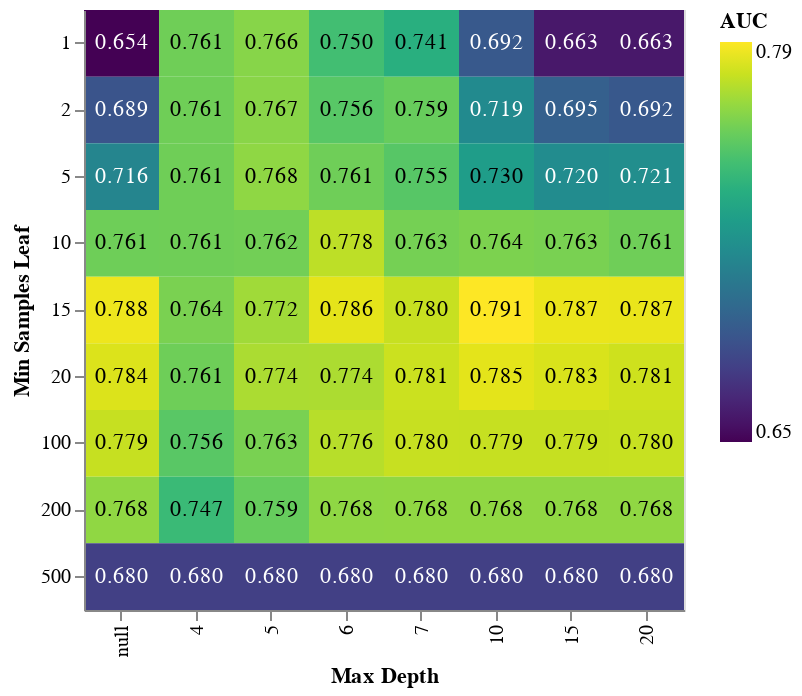

Notebook code cell kept with this figure:
### Code cell
heatmap = (
    alt.Chart(df_scores)
    .mark_rect()
    .encode(
        alt.X("max_depth:O", title="Max Depth"),
        alt.Y("min_samples_leaf:O", title="Min Samples Leaf"),
        alt.Color("auc:Q", title="AUC", scale=alt.Scale(scheme="viridis")),
    )
    .properties(width=300, height=300)
)

text = heatmap.mark_text().encode(
    text=alt.Text("auc:Q", format=".3f"),
    color=alt.condition(
        alt.datum.auc > 0.73,
        alt.value("black"),
        alt.value("white"),
    ),
)

chart = heatmap + text
chart

### Figure 1 — Vega-Lite specification as saved in the notebook (floating-point values rounded to 4 significant figures)
{"config": {"view": {"continuousWidth": 300, "continuousHeight": 300}}, "layer": [{"mark": {"type": "rect"}, "encoding": {"color": {"field": "auc", "scale": {"scheme": "viridis"}, "title": "AUC", "type": "quantitative"}, "x": {"field": "max_depth", "title": "Max Depth", "type": "ordinal"}, "y": {"field": "min_samples_leaf", "title": "Min Samples Leaf", "type": "ordinal"}}}, {"mark": {"type": "text"}, "encoding": {"color": {"condition": {"test": "(datum.auc > 0.73)", "value": "black"}, "value": "white"}, "text": {"field": "auc", "format": ".3f", "type": "quantitative"}, "x": {"field": "max_depth", "title": "Max Depth", "type": "ordinal"}, "y": {"field": "min_samples_leaf", "title": "Min Samples Leaf", "type": "ordinal"}}}], "data": {"name": "data-299433e270eb7a699ef063998229a120"}, "height": 300, "width": 300, "$schema": "https://vega.github.io/schema/vega-lite/v5.20.1.json", "datasets": {"data-299433e270eb7a699ef063998229a120": [{"max_depth": 4, "min_samples_leaf": 1, "auc": 0.7613}, {"max_depth": 4, "min_samples_leaf": 2, "auc": 0.7613}, {"max_depth": 4, "min_samples_leaf": 5, "auc": 0.7613}, {"max_depth": 4, "min_samples_leaf": 10, "auc": 0.7613}, {"max_depth": 4, "min_samples_leaf": 15, "auc": 0.7637}, {"max_depth": 4, "min_samples_leaf": 20, "auc": 0.7609}, {"max_depth": 4, "min_samples_leaf": 100, "auc": 0.7559}, {"max_depth": 4, "min_samples_leaf": 200, "auc": 0.7473}, {"max_depth": 4, "min_samples_leaf": 500, "auc": 0.6798}, {"max_depth": 5, "min_samples_leaf": 1, "auc": 0.7665}, {"max_depth": 5, "min_samples_leaf": 2, "auc": 0.7669}, {"max_depth": 5, "min_samples_leaf": 5, "auc": 0.7682}, {"max_depth": 5, "min_samples_leaf": 10, "auc": 0.7618}, {"max_depth": 5, "min_samples_leaf": 15, "auc": 0.7718}, {"max_depth": 5, "min_samples_leaf": 20, "auc": 0.774}, {"max_depth": 5, "min_samples_leaf": 100, "auc": 0.7634}, {"max_depth": 5, "min_samples_leaf": 200, "auc": 0.7591}, {"max_depth": 5, "min_samples_leaf": 500, "auc": 0.6798}, {"max_depth": 6, "min_samples_leaf": 1, "auc": 0.7496}, {"max_depth": 6, "min_samples_leaf": 2, "auc": 0.7556}, {"max_depth": 6, "min_samples_leaf": 5, "auc": 0.7612}, {"max_depth": 6, "min_samples_leaf": 10, "auc": 0.7775}, {"max_depth": 6, "min_samples_leaf": 15, "auc": 0.7857}, {"max_depth": 6, "min_samples_leaf": 20, "auc": 0.7743}, {"max_depth": 6, "min_samples_leaf": 100, "auc": 0.7764}, {"max_depth": 6, "min_samples_leaf": 200, "auc": 0.7683}, {"max_depth": 6, "min_samples_leaf": 500, "auc": 0.6798}, {"max_depth": 7, "min_samples_leaf": 1, "auc": 0.7405}, {"max_depth": 7, "min_samples_leaf": 2, "auc": 0.7593}, {"max_depth": 7, "min_samples_leaf": 5, "auc": 0.7553}, {"max_depth": 7, "min_samples_leaf": 10, "auc": 0.7626}, {"max_depth": 7, "min_samples_leaf": 15, "auc": 0.7796}, {"max_depth": 7, "min_samples_leaf": 20, "auc": 0.7806}, {"max_depth": 7, "min_samples_leaf": 100, "auc": 0.7796}, {"max_depth": 7, "min_samples_leaf": 200, "auc": 0.7685}, {"max_depth": 7, "min_samples_leaf": 500, "auc": 0.6798}, {"max_depth": 10, "min_samples_leaf": 1, "auc": 0.6923}, {"max_depth": 10, "min_samples_leaf": 2, "auc": 0.7193}, {"max_depth": 10, "min_samples_leaf": 5, "auc": 0.7303}, {"max_depth": 10, "min_samples_leaf": 10, "auc": 0.7642}, {"max_depth": 10, "min_samples_leaf": 15, "auc": 0.791}, {"max_depth": 10, "min_samples_leaf": 20, "auc": 0.7855}, {"max_depth": 10, "min_samples_leaf": 100, "auc": 0.7795}, {"max_depth": 10, "min_samples_leaf": 200, "auc": 0.7685}, {"max_depth": 10, "min_samples_leaf": 500, "auc": 0.6798}, {"max_depth": 15, "min_samples_leaf": 1, "auc": 0.6628}, {"max_depth": 15, "min_samples_leaf": 2, "auc": 0.6954}, {"max_depth": 15, "min_samples_leaf": 5, "auc": 0.7199}, {"max_depth": 15, "min_samples_leaf": 10, "auc": 0.7635}, {"max_depth": 15, "min_samples_leaf": 15, "auc": 0.787}, {"max_depth": 15, "min_samples_leaf": 20, "auc": 0.7832}, {"max_depth": 15, "min_samples_leaf": 100, "auc": 0.7795}, {"max_depth": 15, "min_samples_leaf": 200, "auc": 0.7685}, {"max_depth": 15, "min_samples_leaf": 500, "auc": 0.6798}, {"max_depth": 20, "min_samples_leaf": 1, "auc": 0.6626}, {"max_depth": 20, "min_samples_leaf": 2, "auc": 0.6919}, {"max_depth": 20, "min_samples_leaf": 5, "auc": 0.721}, {"max_depth": 20, "min_samples_leaf": 10, "auc": 0.7612}, {"max_depth": 20, "min_samples_leaf": 15, "auc": 0.7868}, {"max_depth": 20, "min_samples_leaf": 20, "auc": 0.781}, {"max_depth": 20, "min_samples_leaf": 100, "auc": 0.7797}, {"max_depth": 20, "min_samples_leaf": 200, "auc": 0.7685}, {"max_depth": 20, "min_samples_leaf": 500, "auc": 0.6798}, {"max_depth": null, "min_samples_leaf": 1, "auc": 0.6544}, {"max_depth": null, "min_samples_leaf": 2, "auc": 0.6894}, {"max_depth": null, "min_samples_leaf": 5, "auc": 0.7161}, {"max_depth": null, "min_samples_leaf": 10, "auc": 0.7609}, {"max_depth": null, "min_samples_leaf": 15, "auc": 0.7876}, {"max_depth": null, "min_samples_leaf": 20, "auc": 0.784}, {"max_depth": null, "min_samples_leaf": 100, "auc": 0.7795}, {"max_depth": null, "min_samples_leaf": 200, "auc": 0.7685}, {"max_depth": null, "min_samples_leaf": 500, "auc": 0.6798}]}}
